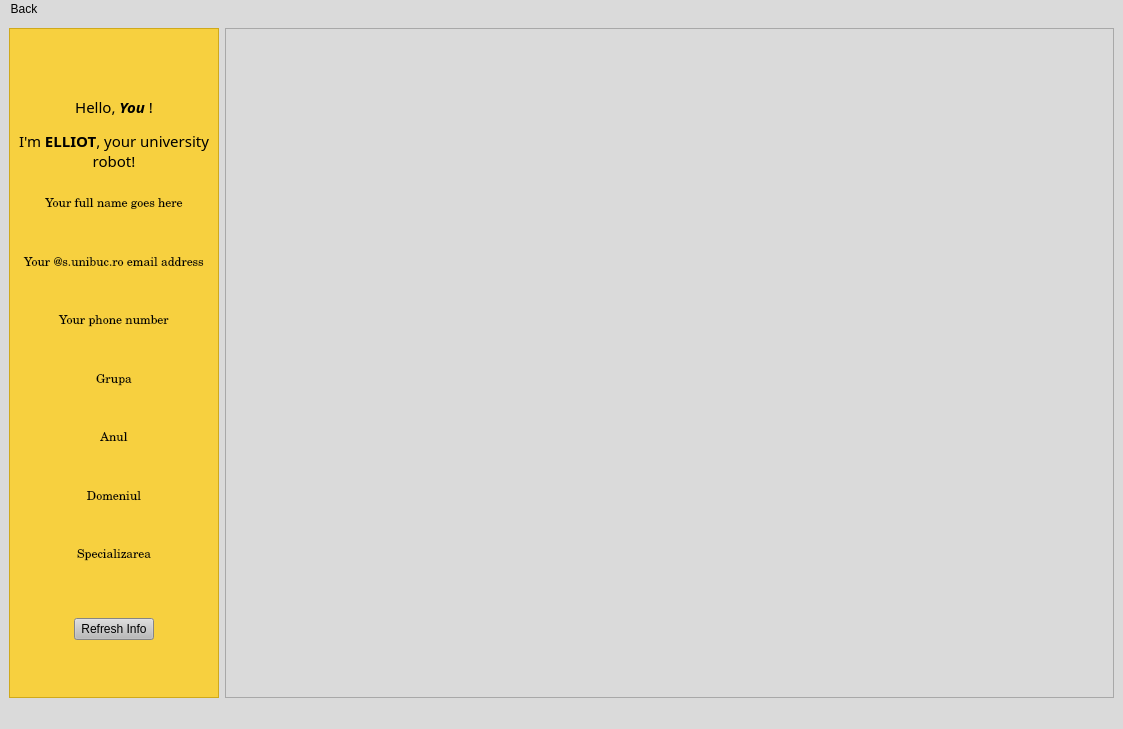
<?xml version="1.0" encoding="UTF-8"?>
<ui version="4.0">
 <class>MainWindow</class>
 <widget class="QMainWindow" name="MainWindow">
  <property name="geometry">
   <rect>
    <x>0</x>
    <y>0</y>
    <width>1123</width>
    <height>729</height>
   </rect>
  </property>
  <property name="cursor">
   <cursorShape>ArrowCursor</cursorShape>
  </property>
  <property name="windowTitle">
   <string>Elliot, Your University Robot</string>
  </property>
  <property name="windowIcon">
   <iconset resource="../../images/images.qrc">
    <normaloff>:/icons/bot-icon.png</normaloff>:/icons/bot-icon.png</iconset>
  </property>
  <property name="autoFillBackground">
   <bool>false</bool>
  </property>
  <property name="styleSheet">
   <string notr="true">background: rgb(218, 218, 218);</string>
  </property>
  <widget class="QWidget" name="centralwidget">
   <layout class="QHBoxLayout" name="horizontalLayout_2">
    <item>
     <widget class="QFrame" name="ribbonFrame">
      <property name="sizePolicy">
       <sizepolicy hsizetype="Fixed" vsizetype="Preferred">
        <horstretch>0</horstretch>
        <verstretch>0</verstretch>
       </sizepolicy>
      </property>
      <property name="styleSheet">
       <string notr="true">background: rgba(255, 205, 21, 200);</string>
      </property>
      <property name="frameShape">
       <enum>QFrame::StyledPanel</enum>
      </property>
      <property name="frameShadow">
       <enum>QFrame::Raised</enum>
      </property>
      <layout class="QVBoxLayout" name="verticalLayout_2">
       <item>
        <spacer name="verticalSpacer_10">
         <property name="orientation">
          <enum>Qt::Vertical</enum>
         </property>
         <property name="sizeHint" stdset="0">
          <size>
           <width>20</width>
           <height>40</height>
          </size>
         </property>
        </spacer>
       </item>
       <item>
        <widget class="QLabel" name="avatarLabel">
         <property name="styleSheet">
          <string notr="true">border-radius: 50%;
background: transparent;</string>
         </property>
         <property name="text">
          <string>&lt;html&gt;&lt;head/&gt;&lt;body&gt;&lt;p align=&quot;center&quot;&gt;&lt;img src=&quot;:/icons/bot-icon.png&quot;/&gt;&lt;/p&gt;&lt;/body&gt;&lt;/html&gt;</string>
         </property>
        </widget>
       </item>
       <item>
        <widget class="QLabel" name="hellotextLabel">
         <property name="font">
          <font>
           <family>Microsoft YaHei</family>
           <weight>50</weight>
           <italic>false</italic>
           <bold>false</bold>
          </font>
         </property>
         <property name="styleSheet">
          <string notr="true">background: transparent;</string>
         </property>
         <property name="text">
          <string>&lt;html&gt;&lt;head/&gt;&lt;body&gt;&lt;p align=&quot;center&quot;&gt;&lt;span style=&quot; font-size:11pt;&quot;&gt;Hello, &lt;/span&gt;&lt;span style=&quot; font-size:11pt; font-weight:600; font-style:italic;&quot;&gt;You &lt;/span&gt;&lt;span style=&quot; font-size:11pt;&quot;&gt;!&lt;/span&gt;&lt;/p&gt;&lt;p align=&quot;center&quot;&gt;&lt;span style=&quot; font-size:11pt;&quot;&gt;I'm &lt;/span&gt;&lt;span style=&quot; font-size:11pt; font-weight:600;&quot;&gt;ELLIOT&lt;/span&gt;&lt;span style=&quot; font-size:11pt;&quot;&gt;, your university robot!&lt;/span&gt;&lt;/p&gt;&lt;/body&gt;&lt;/html&gt;</string>
         </property>
         <property name="wordWrap">
          <bool>true</bool>
         </property>
        </widget>
       </item>
       <item>
        <widget class="QLabel" name="logoLabel">
         <property name="styleSheet">
          <string notr="true">background: transparent;</string>
         </property>
         <property name="text">
          <string>&lt;html&gt;&lt;head/&gt;&lt;body&gt;&lt;p align=&quot;center&quot;&gt;&lt;img src=&quot;:/icons/rsz_screenshot_2021-03-15_171208-removebg-preview.png&quot;/&gt;&lt;/p&gt;&lt;/body&gt;&lt;/html&gt;</string>
         </property>
        </widget>
       </item>
       <item>
        <widget class="QLabel" name="nameLabel">
         <property name="font">
          <font>
           <family>Century Schoolbook</family>
          </font>
         </property>
         <property name="styleSheet">
          <string notr="true">background: transparent;</string>
         </property>
         <property name="text">
          <string>&lt;html&gt;&lt;head/&gt;&lt;body&gt;&lt;p align=&quot;center&quot;&gt;&lt;span style=&quot; font-size:9pt;&quot;&gt;Your full name goes here&lt;/span&gt;&lt;/p&gt;&lt;/body&gt;&lt;/html&gt;</string>
         </property>
         <property name="scaledContents">
          <bool>true</bool>
         </property>
         <property name="wordWrap">
          <bool>true</bool>
         </property>
        </widget>
       </item>
       <item>
        <spacer name="verticalSpacer_2">
         <property name="orientation">
          <enum>Qt::Vertical</enum>
         </property>
         <property name="sizeHint" stdset="0">
          <size>
           <width>20</width>
           <height>40</height>
          </size>
         </property>
        </spacer>
       </item>
       <item>
        <widget class="QLabel" name="emailLabel">
         <property name="font">
          <font>
           <family>Century Schoolbook</family>
          </font>
         </property>
         <property name="styleSheet">
          <string notr="true">background: transparent;</string>
         </property>
         <property name="text">
          <string>&lt;html&gt;&lt;head/&gt;&lt;body&gt;&lt;p align=&quot;center&quot;&gt;&lt;span style=&quot; font-size:9pt;&quot;&gt;Your @s.unibuc.ro email address&lt;/span&gt;&lt;/p&gt;&lt;/body&gt;&lt;/html&gt;</string>
         </property>
         <property name="scaledContents">
          <bool>true</bool>
         </property>
         <property name="wordWrap">
          <bool>true</bool>
         </property>
        </widget>
       </item>
       <item>
        <spacer name="verticalSpacer_3">
         <property name="orientation">
          <enum>Qt::Vertical</enum>
         </property>
         <property name="sizeHint" stdset="0">
          <size>
           <width>20</width>
           <height>40</height>
          </size>
         </property>
        </spacer>
       </item>
       <item>
        <widget class="QLabel" name="phoneLabel">
         <property name="font">
          <font>
           <family>Century Schoolbook</family>
          </font>
         </property>
         <property name="styleSheet">
          <string notr="true">background: transparent;</string>
         </property>
         <property name="text">
          <string>&lt;html&gt;&lt;head/&gt;&lt;body&gt;&lt;p align=&quot;center&quot;&gt;&lt;span style=&quot; font-size:9pt;&quot;&gt;Your phone number&lt;/span&gt;&lt;/p&gt;&lt;/body&gt;&lt;/html&gt;</string>
         </property>
         <property name="scaledContents">
          <bool>true</bool>
         </property>
         <property name="wordWrap">
          <bool>true</bool>
         </property>
        </widget>
       </item>
       <item>
        <spacer name="verticalSpacer_4">
         <property name="orientation">
          <enum>Qt::Vertical</enum>
         </property>
         <property name="sizeHint" stdset="0">
          <size>
           <width>20</width>
           <height>40</height>
          </size>
         </property>
        </spacer>
       </item>
       <item>
        <widget class="QLabel" name="groupLabel">
         <property name="font">
          <font>
           <family>Century Schoolbook</family>
          </font>
         </property>
         <property name="styleSheet">
          <string notr="true">background: transparent;</string>
         </property>
         <property name="text">
          <string>&lt;html&gt;&lt;head/&gt;&lt;body&gt;&lt;p align=&quot;center&quot;&gt;&lt;span style=&quot; font-size:9pt;&quot;&gt;Grupa&lt;/span&gt;&lt;/p&gt;&lt;/body&gt;&lt;/html&gt;</string>
         </property>
         <property name="scaledContents">
          <bool>true</bool>
         </property>
         <property name="wordWrap">
          <bool>true</bool>
         </property>
        </widget>
       </item>
       <item>
        <spacer name="verticalSpacer_5">
         <property name="orientation">
          <enum>Qt::Vertical</enum>
         </property>
         <property name="sizeHint" stdset="0">
          <size>
           <width>20</width>
           <height>40</height>
          </size>
         </property>
        </spacer>
       </item>
       <item>
        <widget class="QLabel" name="yearLabel">
         <property name="font">
          <font>
           <family>Century Schoolbook</family>
          </font>
         </property>
         <property name="styleSheet">
          <string notr="true">background: transparent;</string>
         </property>
         <property name="text">
          <string>&lt;html&gt;&lt;head/&gt;&lt;body&gt;&lt;p align=&quot;center&quot;&gt;&lt;span style=&quot; font-size:9pt;&quot;&gt;Anul&lt;/span&gt;&lt;/p&gt;&lt;/body&gt;&lt;/html&gt;</string>
         </property>
         <property name="scaledContents">
          <bool>true</bool>
         </property>
         <property name="wordWrap">
          <bool>true</bool>
         </property>
        </widget>
       </item>
       <item>
        <spacer name="verticalSpacer_6">
         <property name="orientation">
          <enum>Qt::Vertical</enum>
         </property>
         <property name="sizeHint" stdset="0">
          <size>
           <width>20</width>
           <height>40</height>
          </size>
         </property>
        </spacer>
       </item>
       <item>
        <widget class="QLabel" name="domainLabel">
         <property name="font">
          <font>
           <family>Century Schoolbook</family>
          </font>
         </property>
         <property name="styleSheet">
          <string notr="true">background: transparent;</string>
         </property>
         <property name="text">
          <string>&lt;html&gt;&lt;head/&gt;&lt;body&gt;&lt;p align=&quot;center&quot;&gt;&lt;span style=&quot; font-size:9pt;&quot;&gt;Domeniul&lt;/span&gt;&lt;/p&gt;&lt;/body&gt;&lt;/html&gt;</string>
         </property>
         <property name="scaledContents">
          <bool>true</bool>
         </property>
         <property name="wordWrap">
          <bool>true</bool>
         </property>
        </widget>
       </item>
       <item>
        <spacer name="verticalSpacer_7">
         <property name="orientation">
          <enum>Qt::Vertical</enum>
         </property>
         <property name="sizeHint" stdset="0">
          <size>
           <width>20</width>
           <height>40</height>
          </size>
         </property>
        </spacer>
       </item>
       <item>
        <widget class="QLabel" name="specialityLabel">
         <property name="font">
          <font>
           <family>Century Schoolbook</family>
          </font>
         </property>
         <property name="styleSheet">
          <string notr="true">background: transparent;</string>
         </property>
         <property name="text">
          <string>&lt;html&gt;&lt;head/&gt;&lt;body&gt;&lt;p align=&quot;center&quot;&gt;&lt;span style=&quot; font-size:9pt;&quot;&gt;Specializarea&lt;/span&gt;&lt;/p&gt;&lt;/body&gt;&lt;/html&gt;</string>
         </property>
         <property name="scaledContents">
          <bool>true</bool>
         </property>
         <property name="wordWrap">
          <bool>true</bool>
         </property>
        </widget>
       </item>
       <item>
        <spacer name="verticalSpacer_8">
         <property name="orientation">
          <enum>Qt::Vertical</enum>
         </property>
         <property name="sizeHint" stdset="0">
          <size>
           <width>20</width>
           <height>40</height>
          </size>
         </property>
        </spacer>
       </item>
       <item>
        <widget class="QFrame" name="editFrame">
         <property name="sizePolicy">
          <sizepolicy hsizetype="Expanding" vsizetype="Preferred">
           <horstretch>0</horstretch>
           <verstretch>0</verstretch>
          </sizepolicy>
         </property>
         <property name="styleSheet">
          <string notr="true">background: transparent;</string>
         </property>
         <property name="frameShape">
          <enum>QFrame::StyledPanel</enum>
         </property>
         <property name="frameShadow">
          <enum>QFrame::Raised</enum>
         </property>
         <layout class="QHBoxLayout" name="horizontalLayout">
          <item>
           <spacer name="horizontalSpacer_2">
            <property name="orientation">
             <enum>Qt::Horizontal</enum>
            </property>
            <property name="sizeHint" stdset="0">
             <size>
              <width>40</width>
              <height>20</height>
             </size>
            </property>
           </spacer>
          </item>
          <item>
           <widget class="QPushButton" name="editButton">
            <property name="cursor">
             <cursorShape>PointingHandCursor</cursorShape>
            </property>
            <property name="styleSheet">
             <string notr="true">background: rgb(186, 186, 186)</string>
            </property>
            <property name="text">
             <string>Refresh Info</string>
            </property>
           </widget>
          </item>
          <item>
           <spacer name="horizontalSpacer_3">
            <property name="orientation">
             <enum>Qt::Horizontal</enum>
            </property>
            <property name="sizeHint" stdset="0">
             <size>
              <width>40</width>
              <height>20</height>
             </size>
            </property>
           </spacer>
          </item>
         </layout>
        </widget>
       </item>
       <item>
        <spacer name="verticalSpacer_9">
         <property name="orientation">
          <enum>Qt::Vertical</enum>
         </property>
         <property name="sizeHint" stdset="0">
          <size>
           <width>20</width>
           <height>40</height>
          </size>
         </property>
        </spacer>
       </item>
      </layout>
     </widget>
    </item>
    <item>
     <widget class="QFrame" name="mainFrame">
      <property name="styleSheet">
       <string notr="true"/>
      </property>
      <property name="frameShape">
       <enum>QFrame::StyledPanel</enum>
      </property>
      <property name="frameShadow">
       <enum>QFrame::Raised</enum>
      </property>
      <layout class="QHBoxLayout" name="horizontalLayout_3"/>
     </widget>
    </item>
   </layout>
  </widget>
  <widget class="QMenuBar" name="menubar">
   <property name="geometry">
    <rect>
     <x>0</x>
     <y>0</y>
     <width>1123</width>
     <height>26</height>
    </rect>
   </property>
   <widget class="QMenu" name="menuBack">
    <property name="title">
     <string>Back</string>
    </property>
    <property name="icon">
     <iconset resource="../../images/images.qrc">
      <normaloff>:/icons/backicon.png</normaloff>:/icons/backicon.png</iconset>
    </property>
    <property name="separatorsCollapsible">
     <bool>false</bool>
    </property>
    <property name="toolTipsVisible">
     <bool>false</bool>
    </property>
   </widget>
   <addaction name="menuBack"/>
  </widget>
  <widget class="QStatusBar" name="statusbar"/>
 </widget>
 <resources>
  <include location="../../images/images.qrc"/>
 </resources>
 <connections/>
</ui>
